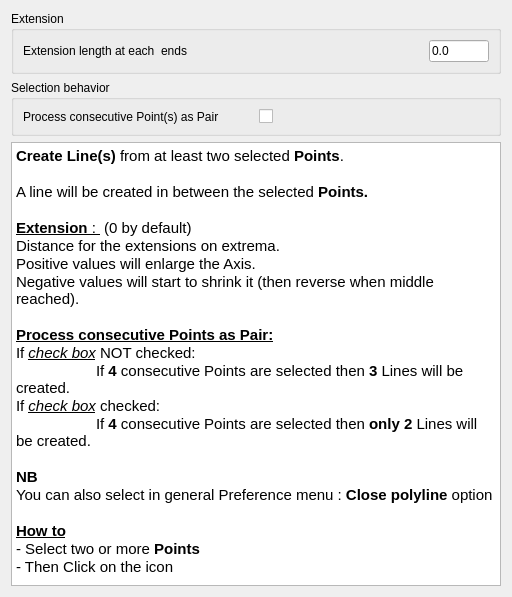
<?xml version="1.0" encoding="UTF-8"?>
<ui version="4.0">
 <class>Dialog</class>
 <widget class="QDialog" name="Dialog">
  <property name="geometry">
   <rect>
    <x>0</x>
    <y>0</y>
    <width>512</width>
    <height>597</height>
   </rect>
  </property>
  <property name="windowTitle">
   <string>Dialog</string>
  </property>
  <layout class="QGridLayout" name="gridLayout_3">
   <item row="0" column="0">
    <widget class="QGroupBox" name="groupBox">
     <property name="title">
      <string>Extension</string>
     </property>
     <layout class="QGridLayout" name="gridLayout_2">
      <item row="0" column="0">
       <layout class="QHBoxLayout" name="horizontalLayout">
        <item>
         <widget class="QLabel" name="UI_ExtremaLinePoint_label">
          <property name="text">
           <string>Extension length at each  ends</string>
          </property>
         </widget>
        </item>
        <item>
         <widget class="QLineEdit" name="UI_Line_extension">
          <property name="maximumSize">
           <size>
            <width>60</width>
            <height>16777215</height>
           </size>
          </property>
          <property name="toolTip">
           <string>Distance for the extensions on extrema.
Positive values will enlarge the Axis.
Negative values will start to shrink it (then reverse when middle reached). </string>
          </property>
          <property name="text">
           <string>0.0</string>
          </property>
         </widget>
        </item>
       </layout>
      </item>
     </layout>
    </widget>
   </item>
   <item row="1" column="0">
    <widget class="QGroupBox" name="groupBox_2">
     <property name="title">
      <string>Selection behavior</string>
     </property>
     <layout class="QGridLayout" name="gridLayout">
      <item row="0" column="0">
       <layout class="QHBoxLayout" name="horizontalLayout_2">
        <item>
         <widget class="QLabel" name="UI_ExtremaLinePoint_label_2">
          <property name="text">
           <string>Process consecutive Point(s) as Pair</string>
          </property>
         </widget>
        </item>
        <item>
         <widget class="QCheckBox" name="UI_Point_by_Pair_checkBox">
          <property name="toolTip">
           <string>&lt;html&gt;&lt;head/&gt;&lt;body&gt;&lt;p&gt;If checked then the serie of &lt;span style=&quot; font-weight:600;&quot;&gt;Points&lt;/span&gt; selected will process as separated &lt;span style=&quot; font-weight:600;&quot;&gt;Pair&lt;/span&gt; of 2 points:&lt;/p&gt;&lt;p&gt;The two first points will be processed together as first pair then the two following as a separated second pair... &lt;/p&gt;&lt;p&gt;&lt;span style=&quot; font-style:italic;&quot;&gt;Ie&lt;/span&gt; : if the number of &lt;span style=&quot; font-weight:600;&quot;&gt;Points&lt;/span&gt; is &lt;span style=&quot; font-weight:600;&quot;&gt;6&lt;/span&gt; then &lt;span style=&quot; font-weight:600;&quot;&gt;3&lt;/span&gt; lines will be created!&lt;/p&gt;&lt;/body&gt;&lt;/html&gt;</string>
          </property>
          <property name="text">
           <string/>
          </property>
          <property name="autoExclusive">
           <bool>false</bool>
          </property>
         </widget>
        </item>
       </layout>
      </item>
     </layout>
    </widget>
   </item>
   <item row="2" column="0">
    <widget class="QTextBrowser" name="textBrowser">
     <property name="html">
      <string>&lt;!DOCTYPE HTML PUBLIC &quot;-//W3C//DTD HTML 4.0//EN&quot; &quot;http://www.w3.org/TR/REC-html40/strict.dtd&quot;&gt;
&lt;html&gt;&lt;head&gt;&lt;meta name=&quot;qrichtext&quot; content=&quot;1&quot; /&gt;&lt;style type=&quot;text/css&quot;&gt;
p, li { white-space: pre-wrap; }
&lt;/style&gt;&lt;/head&gt;&lt;body style=&quot; font-family:'Ubuntu'; font-size:11pt; font-weight:400; font-style:normal;&quot;&gt;
&lt;p style=&quot; margin-top:0px; margin-bottom:0px; margin-left:0px; margin-right:0px; -qt-block-indent:0; text-indent:0px;&quot;&gt;&lt;span style=&quot; font-weight:600;&quot;&gt;Create Line(s)&lt;/span&gt; from at least two selected &lt;span style=&quot; font-weight:600;&quot;&gt;Points&lt;/span&gt;.&lt;/p&gt;
&lt;p style=&quot;-qt-paragraph-type:empty; margin-top:0px; margin-bottom:0px; margin-left:0px; margin-right:0px; -qt-block-indent:0; text-indent:0px;&quot;&gt;&lt;br /&gt;&lt;/p&gt;
&lt;p style=&quot; margin-top:0px; margin-bottom:0px; margin-left:0px; margin-right:0px; -qt-block-indent:0; text-indent:0px;&quot;&gt;A line will be created in between the selected &lt;span style=&quot; font-weight:600;&quot;&gt;Points.&lt;/span&gt;&lt;/p&gt;
&lt;p style=&quot;-qt-paragraph-type:empty; margin-top:0px; margin-bottom:0px; margin-left:0px; margin-right:0px; -qt-block-indent:0; text-indent:0px;&quot;&gt;&lt;br /&gt;&lt;/p&gt;
&lt;p style=&quot; margin-top:0px; margin-bottom:0px; margin-left:0px; margin-right:0px; -qt-block-indent:0; text-indent:0px;&quot;&gt;&lt;span style=&quot; font-weight:600; text-decoration: underline;&quot;&gt;Extension&lt;/span&gt;&lt;span style=&quot; text-decoration: underline;&quot;&gt; : &lt;/span&gt; (0 by default)&lt;/p&gt;
&lt;p style=&quot; margin-top:0px; margin-bottom:0px; margin-left:0px; margin-right:0px; -qt-block-indent:0; text-indent:0px;&quot;&gt;Distance for the extensions on extrema.&lt;/p&gt;
&lt;p style=&quot; margin-top:0px; margin-bottom:0px; margin-left:0px; margin-right:0px; -qt-block-indent:0; text-indent:0px;&quot;&gt;Positive values will enlarge the Axis.&lt;/p&gt;
&lt;p style=&quot; margin-top:0px; margin-bottom:0px; margin-left:0px; margin-right:0px; -qt-block-indent:0; text-indent:0px;&quot;&gt;Negative values will start to shrink it (then reverse when middle reached). &lt;/p&gt;
&lt;p style=&quot;-qt-paragraph-type:empty; margin-top:0px; margin-bottom:0px; margin-left:0px; margin-right:0px; -qt-block-indent:0; text-indent:0px;&quot;&gt;&lt;br /&gt;&lt;/p&gt;
&lt;p style=&quot; margin-top:0px; margin-bottom:0px; margin-left:0px; margin-right:0px; -qt-block-indent:0; text-indent:0px;&quot;&gt;&lt;span style=&quot; font-weight:600; text-decoration: underline;&quot;&gt;Process consecutive Points as Pair:&lt;/span&gt;&lt;/p&gt;
&lt;p style=&quot; margin-top:0px; margin-bottom:0px; margin-left:0px; margin-right:0px; -qt-block-indent:0; text-indent:0px;&quot;&gt;If &lt;span style=&quot; font-style:italic; text-decoration: underline;&quot;&gt;check box&lt;/span&gt; NOT checked:&lt;/p&gt;
&lt;p style=&quot; margin-top:0px; margin-bottom:0px; margin-left:0px; margin-right:0px; -qt-block-indent:0; text-indent:0px;&quot;&gt;	If &lt;span style=&quot; font-weight:600;&quot;&gt;4&lt;/span&gt; consecutive Points are selected then &lt;span style=&quot; font-weight:600;&quot;&gt;3&lt;/span&gt; Lines will be created.&lt;/p&gt;
&lt;p style=&quot; margin-top:0px; margin-bottom:0px; margin-left:0px; margin-right:0px; -qt-block-indent:0; text-indent:0px;&quot;&gt;If &lt;span style=&quot; font-style:italic; text-decoration: underline;&quot;&gt;check box&lt;/span&gt; checked:&lt;/p&gt;
&lt;p style=&quot; margin-top:0px; margin-bottom:0px; margin-left:0px; margin-right:0px; -qt-block-indent:0; text-indent:0px;&quot;&gt;	If &lt;span style=&quot; font-weight:600;&quot;&gt;4&lt;/span&gt; consecutive Points are selected then &lt;span style=&quot; font-weight:600;&quot;&gt;only&lt;/span&gt; &lt;span style=&quot; font-weight:600;&quot;&gt;2&lt;/span&gt; Lines will be created.&lt;/p&gt;
&lt;p style=&quot;-qt-paragraph-type:empty; margin-top:0px; margin-bottom:0px; margin-left:0px; margin-right:0px; -qt-block-indent:0; text-indent:0px;&quot;&gt;&lt;br /&gt;&lt;/p&gt;
&lt;p style=&quot; margin-top:0px; margin-bottom:0px; margin-left:0px; margin-right:0px; -qt-block-indent:0; text-indent:0px;&quot;&gt;&lt;span style=&quot; font-weight:600;&quot;&gt;NB&lt;/span&gt;&lt;/p&gt;
&lt;p style=&quot; margin-top:0px; margin-bottom:0px; margin-left:0px; margin-right:0px; -qt-block-indent:0; text-indent:0px;&quot;&gt;You can also select in general Preference menu :&lt;span style=&quot; font-weight:600;&quot;&gt; Close polyline&lt;/span&gt; option&lt;/p&gt;
&lt;p style=&quot;-qt-paragraph-type:empty; margin-top:0px; margin-bottom:0px; margin-left:0px; margin-right:0px; -qt-block-indent:0; text-indent:0px;&quot;&gt;&lt;br /&gt;&lt;/p&gt;
&lt;p style=&quot; margin-top:0px; margin-bottom:0px; margin-left:0px; margin-right:0px; -qt-block-indent:0; text-indent:0px;&quot;&gt;&lt;span style=&quot; font-weight:600; text-decoration: underline;&quot;&gt;How to&lt;/span&gt;&lt;/p&gt;
&lt;p style=&quot; margin-top:0px; margin-bottom:0px; margin-left:0px; margin-right:0px; -qt-block-indent:0; text-indent:0px;&quot;&gt;- Select two or more &lt;span style=&quot; font-weight:600;&quot;&gt;Points&lt;/span&gt;&lt;/p&gt;
&lt;p style=&quot; margin-top:0px; margin-bottom:0px; margin-left:0px; margin-right:0px; -qt-block-indent:0; text-indent:0px;&quot;&gt;- Then Click on the icon&lt;/p&gt;&lt;/body&gt;&lt;/html&gt;</string>
     </property>
    </widget>
   </item>
  </layout>
 </widget>
 <resources/>
 <connections/>
</ui>
